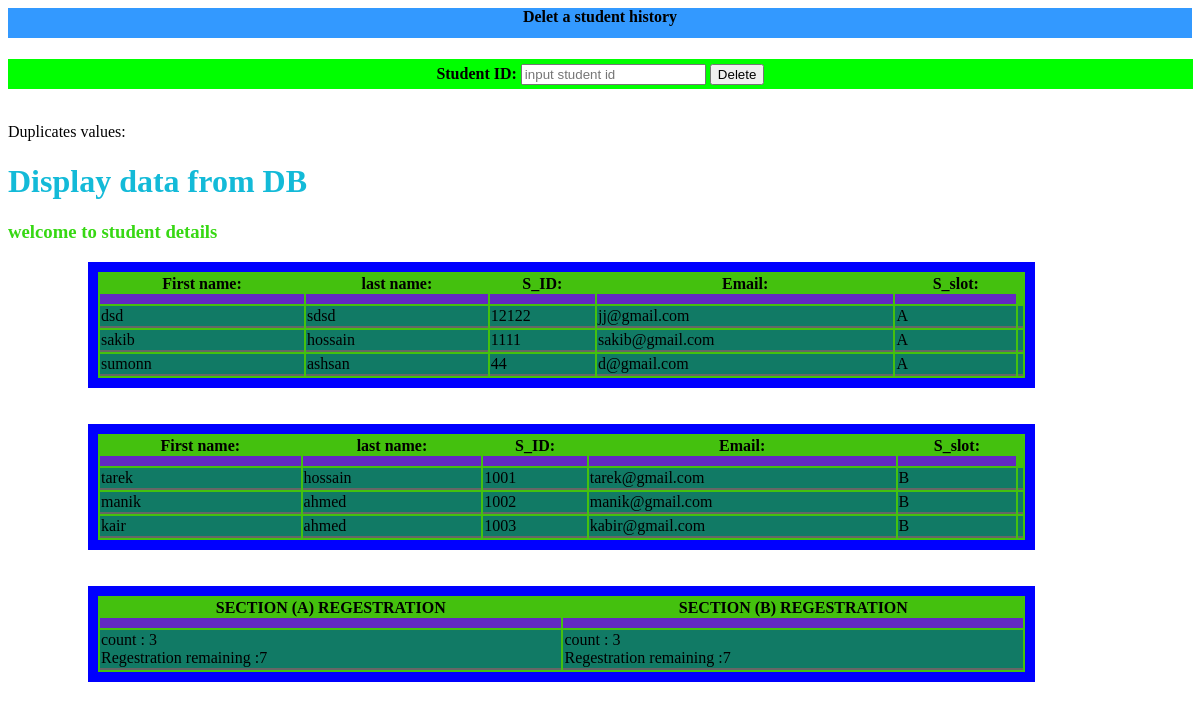
Page /section_demo.php on the committed database.
### tables this page shows
CREATE TABLE IF NOT EXISTS `reg` (
  `fst_name` varchar(50) NOT NULL,
  `lst_name` varchar(50) NOT NULL,
  `sid` int(50) NOT NULL,
  `email` varchar(50) NOT NULL,
  `slot1` varchar(50) NOT NULL
);

### section_demo.php (the view, shortened to what this page needs)
<?php
include ("delet.php");
?>
<?php
include ("id_check.php");
?>
<html>
<head>
</head>
<body>
  <h1> Display data from DB</h1>
<?php
echo "<h3>";
echo "welcome to student details";
echo "</h3>";
$servername="localhost";
$username="root";
$pass="";
$db_name="student";
$conn=mysqli_connect($servername,$username,$pass,$db_name);
$sqlget= " select * from reg where slot1= 'A'";
$sqldata= mysqli_query($conn,$sqlget);
echo "<div class=a>";
echo "<table>";
echo "<tr>
         <th>First name:</th>
           <th>last name: </th>
            <th>S_ID: </th>
              <th>Email: </th>
                <th> S_slot: </th>
     </tr>";
   while ($row= mysqli_fetch_array($sqldata, MYSQLI_ASSOC )) {
           echo "<tr> <td>";
           echo $row ['fst_name'];
           echo "</td><td>";
           echo $row ['lst_name'];
           echo "</td><td>";
           echo $row ['sid'];
           echo "</td><td>";
           echo $row ['email'];
           echo "</td><td>";
           echo $row ['slot1'];
           echo "</td><td>";
            }
  echo "</table>";
  echo "</div>";
echo "<br>";echo "<br>";
$sqlget= " select * from reg where slot1= 'B'";
$sqldata= mysqli_query($conn,$sqlget);
echo "<div class=a>";
echo "<table>";
echo "<tr>
         <th>First name:</th>
           <th>last name: </th>
            <th>S_ID: </th>
              <th>Email: </th>
                <th> S_slot: </th>
     </tr>";
   while ($row= mysqli_fetch_array($sqldata, MYSQLI_ASSOC )) {
           echo "<tr> <td>";
           echo $row ['fst_name'];
           echo "</td><td>";
           echo $row ['lst_name'];
           echo "</td><td>";
           echo $row ['sid'];
           echo "</td><td>";
           echo $row ['email'];
           echo "</td><td>";
           echo $row ['slot1'];
           echo "</td><td>";
            }
  echo "</table>";
  echo "</div>";
echo "<br>";echo "<br>";
echo "<table>";
echo "<tr>
         <th>SECTION (A) REGESTRATION</th>
           <th>SECTION (B) REGESTRATION </th>
     </tr>";
      echo "<tr> <td>";
      include("check.php");
        echo "</td> <td>";
          include("checkB.php");
         echo "</td> </tr>";
?>
</body>
</html>

### section_demo.php (style rules this page uses)
h1 { color: #13BAD8; border-color: #13BAD8; }
table { border: 10px solid blue; background-color: #44C10E; width:80%; margin-left: 80px; margin-right: 80px; padding-top: 0px; height: auto; }
th { border-bottom: 10px solid #6328C3; }
td { background-color:#117A65 ; border-bottom: 2px solid #666; }
h3 { color:#37D813; }

### rows in the picture
reg: fst_name "dsd", lst_name "sdsd", sid "12122", email "jj@gmail.com", slot1 "A"
reg: fst_name "sakib", lst_name "hossain", sid "1111", email "sakib@gmail.com", slot1 "A"
reg: fst_name "sumonn", lst_name "ashsan", sid "44", email "d@gmail.com", slot1 "A"
reg: fst_name "tarek", lst_name "hossain", sid "1001", email "tarek@gmail.com", slot1 "B"
reg: fst_name "manik", lst_name "ahmed", sid "1002", email "manik@gmail.com", slot1 "B"
reg: fst_name "kair", lst_name "ahmed", sid "1003", email "kabir@gmail.com", slot1 "B"

### other values in the picture
$rows "3"
10-$rows "7"
